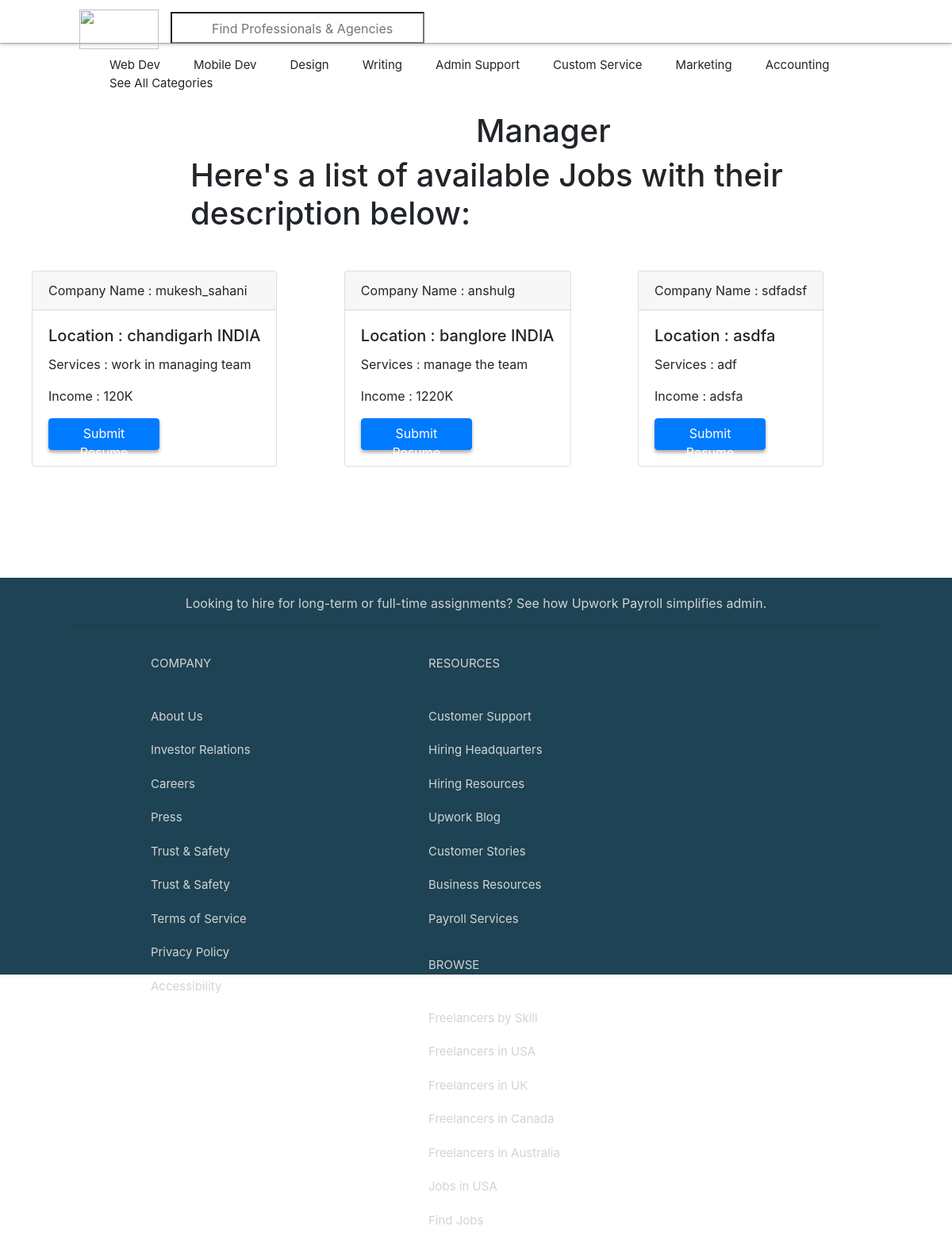
The app's page /get_manager_jobs/ with its own data.
### first_look/models.py (models this page shows)
class Manager(models.Model):
    job_id = models.IntegerField()
    income = models.TextField()
    company_name = models.TextField()
    services = models.TextField()
    location = models.TextField()
    email_address = models.EmailField()
    def __str__(self):
        return str(self.job_id)

### first_look/views.py (the view)
# urls.py: path('get_manager_jobs/', views.job_seeker_man_view, name = "ManagerJobs"),
def job_seeker_man_view(request):
    context = {}
    context['jobs'] = get_manger_jobs()
    context['job_type'] = "Manager"
    print(context['jobs'])
    return render(request, 'dashboard/seeker.html', context)

### first_look/views.py (called while the page is built)
def get_manger_jobs():
    jobs = []
    for p in Manager.objects.raw('select * from first_look_manager'):
        jobs.append(p)
    return jobs

### first_look/templates/dashboard/seeker.html (shortened to what this page needs)
<!DOCTYPE html>
<html lang="en">
<head>
    <link rel="stylesheet" href="../../static/first_look/css/style.css" type="text/css" />
    <link rel="stylesheet" href="../../static/first_look/css/all.min.css">
    <link rel="stylesheet" href="https://stackpath.bootstrapcdn.com/bootstrap/4.4.1/css/bootstrap.min.css">
</head>
<body>
    <div class="navbar_header">
        <div class="logo_img">
            <img src="./images/logo.png">
        </div>
        <div class="srch_box">
            <input type="search" name="srch" placeholder="Find Professionals & Agencies">
            <i class="fas fa-search"></i>
        </div>
    </div>
    <div class="navbar_sub">
        <ul>
            <li>Web Dev</li>
            <li>Mobile Dev</li>
            <li>Design</li>
            <li>Writing</li>
            <li>Admin Support</li>
            <li>Custom Service</li>
            <li>Marketing</li>
            <li>Accounting</li>
            <li>See All Categories</li>
        </ul>
    </div>
    <div style="height:40px"></div>
    <div style="margin-left:50%;">
        <h1>{{ job_type }}</h1>
    </div>
    <div style="margin-left:20%;">
        <h1>Here's a list of available Jobs with their description below:</h1>
    </div>
    <div clas="container">
        {% for job in jobs %}
        <div class="card" style="display: inline-block;margin: 40px;">
            <div class="card-header">
                Company Name : {{ job.company_name }}
            </div>
            <div class="card-body">
                <h5 class="card-title">
                    Location : {{ job.location }}
                </h5>
                <p class="card-text">
                    Services : {{ job.services }}
                </p>
                <p class="card-text">
                    Income : {{ job.income }}
                </p>
                <a href="#" class="btn btn-primary">Submit Resume</a>
            </div>
        </div>
        {% endfor %}
    </div>
    <div class="footer">
        <div class="cont">
            <p>Looking to hire for long-term or full-time assignments? See how<a href="#" style="color: lightgray;"> Upwork Payroll</a> simplifies admin.</p>
            <hr>
            <div class="ul">
                <ul>
                    <li>COMPANY</li>
                    <br>
                    <li>About Us</li>
                    <li> Investor Relations</li>
                    <li> Careers</li>
                    <li> Press</li>
                    <li> Trust & Safety</li>
                    <li> Trust & Safety</li>
                    <li> Terms of Service</li>
                    <li> Privacy Policy</li>
                    <li>Accessibility</li>
                </ul>
            </div>
            <div class="ul">
                <ul>
                    <li> RESOURCES</li>
                    <br>
                    <li> Customer Support</li>
                    <li>Hiring Headquarters</li>
                    <li> Hiring Resources</li>
                    <li> Upwork Blog</li>
                    <li> Customer Stories</li>
                    <li> Business Resources</li>
                    <li> Payroll Services</li>
                </ul>
            </div>
            <div class="ul">
                <ul>
                    <li> BROWSE</li>
                    <br>
                    <li>Freelancers by Skill</li>
                    <li>Freelancers in USA</li>
                    <li>Freelancers in UK</li>
                    <li>Freelancers in Canada</li>
                    <li>Freelancers in Australia</li>
                    <li>Jobs in USA</li>
                    <li>Find Jobs</li>
                </ul>
            </div>
        </div>
    </div>
</body>
</html>

### first_look/static/first_look/css/style.css (style rules this page uses)
body { margin: 0px; background-color: #F9F9F9; font-family: Gotham SSm, Helvetica, Arial, sans-serif; font-size: 13px; }
.navbar_header { width: 100%; height: 55px; background: white; padding-top: 12px; position: relative; border-bottom: 1px solid darkgray; box-shadow: 0px 0px 5px darkgray; position: sticky; top: 0; z-index: 1; }
.logo_img { position: relative; margin-left: 100px; float: left; }
.logo_img img { width: 100px; height: 50px; }
.srch_box { margin-top: 3px; position: relative; }
.srch_box input[type=search] { padding-top: 2px; padding-left: 50px; width: 320px; height: 40px; margin-left: 15px; position: absolute; }
.srch_box i { position: absolute; left: 230px; top: 13px; color: #008329; }
.navbar_sub { width: 100%; height: 30px; background: F9F9F9; }
.navbar_sub ul { list-style: none; margin-left: 56px; }
.navbar_sub ul li { float: left; margin-left: 42px; font-size: 15px; cursor: pointer; }
.btn { margin: 0 auto; width: 140px; height: 40px; background-color: #37a000; border-radius: 3px; box-shadow: 0px 3px 4px darkgray; cursor: pointer; }
.footer { height: 500px; width: 100%; margin-top: 100px; background: #1D4354; text-align: center; padding-top: 20px; color: lightgray; }
.cont { margin: 0 auto; width: 85%; }
.cont ul li { list-style: none; text-align: left; margin-top: 20px; font-size: 15px; padding-left: 60px; }
.ul { float: left; width: 350px; }

### records on screen
Manager: company_name "mukesh_sahani", location "chandigarh INDIA", services "work in managing team", income "120K"
Manager: company_name "anshulg", location "banglore INDIA", services "manage the team", income "1220K"
Manager: company_name "sdfadsf", location "asdfa", services "adf", income "adsfa"

### other values on screen
{{ job_type }} "Manager"
